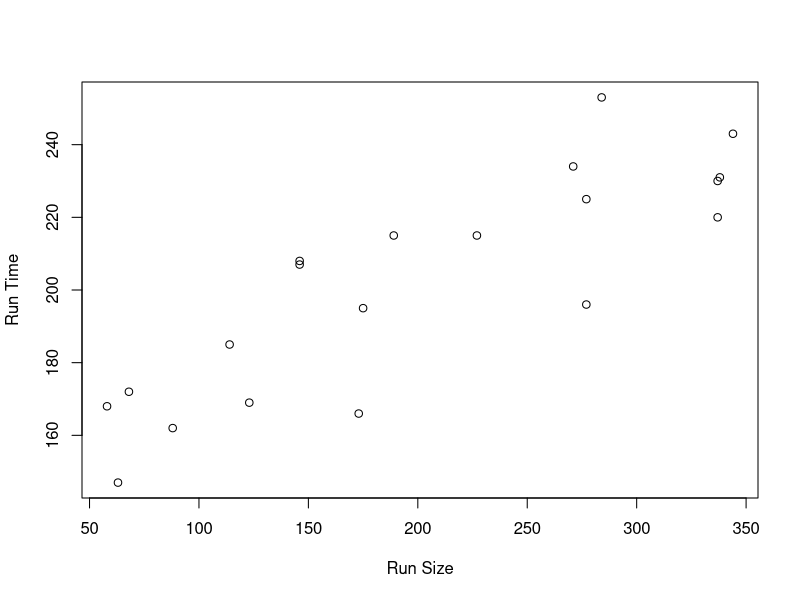
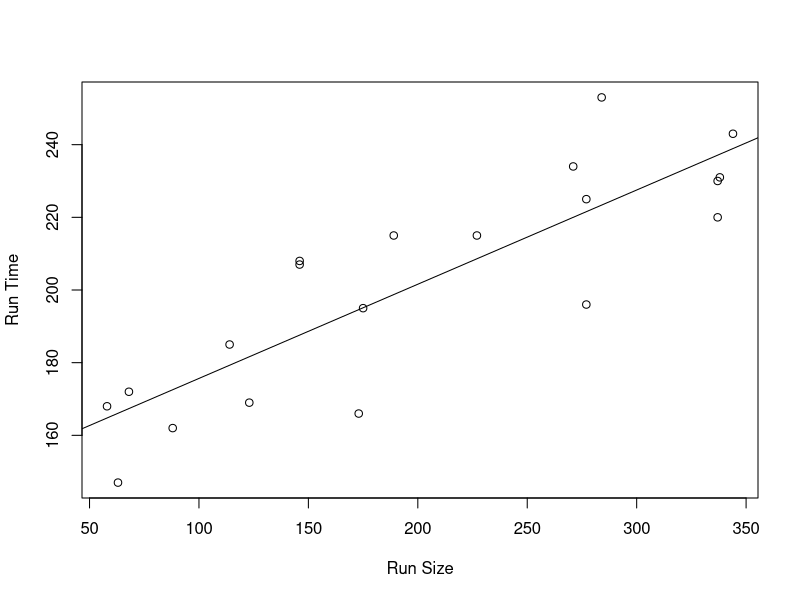
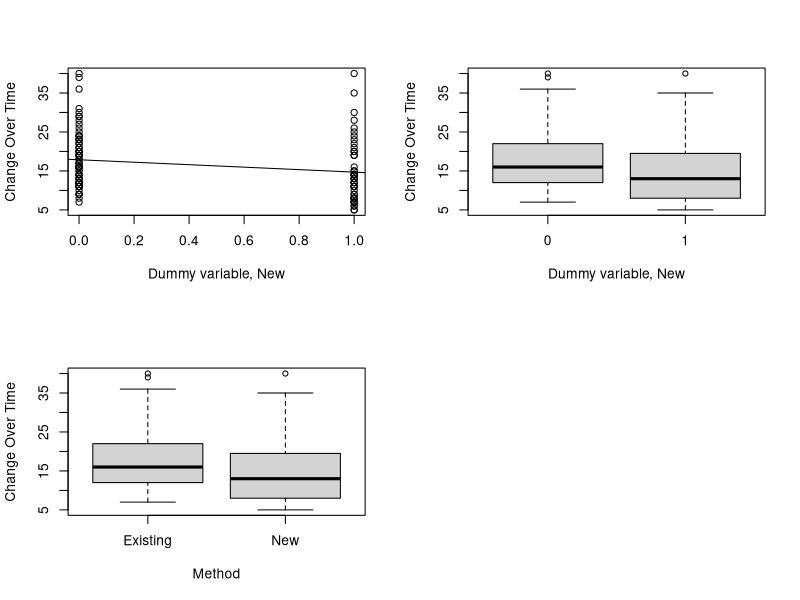
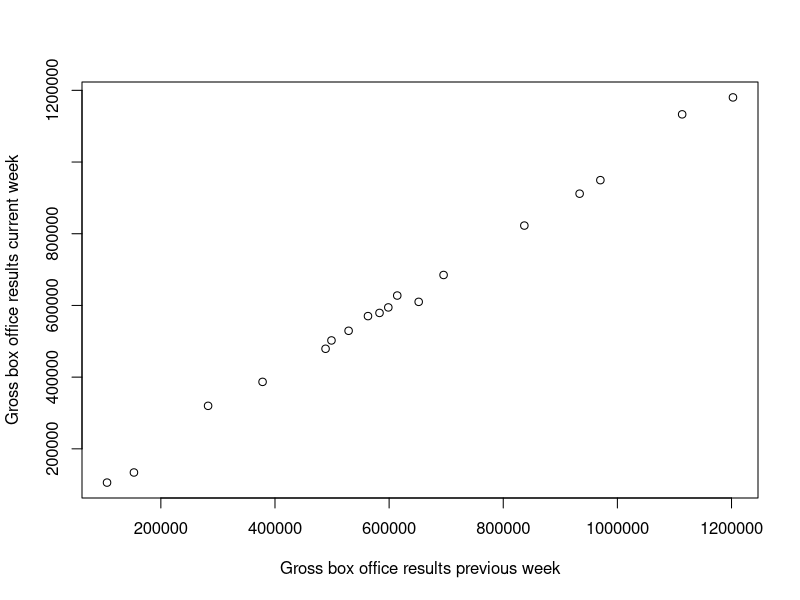
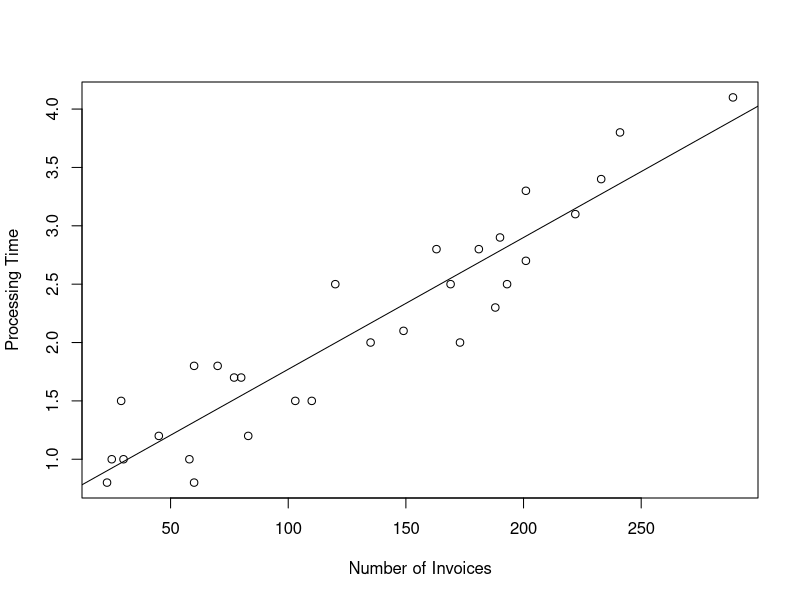
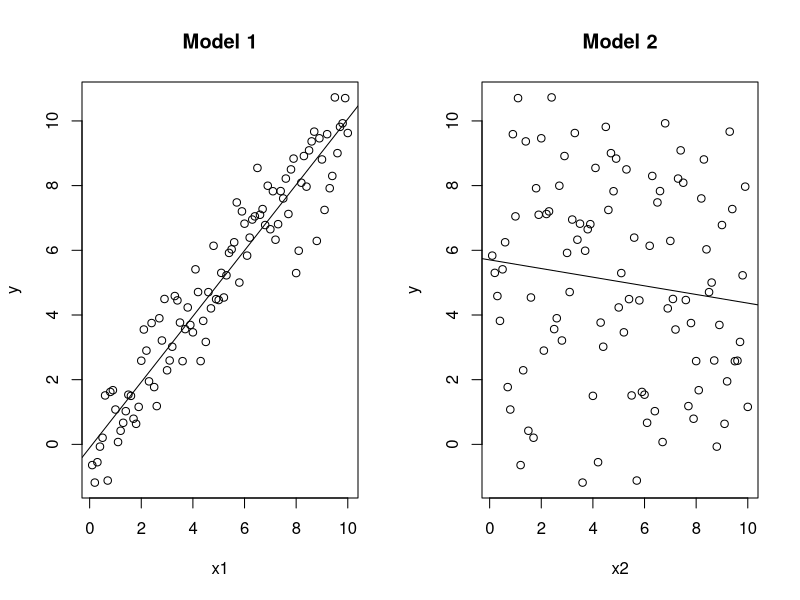

R code for these plots, in order:
#March 17, 2009

production <- read.table("Data/production.txt",header=TRUE)
attach(production)

#Figure 2.1 on page 16
par(mfrow=c(1,1))
plot(production$RunSize,production$RunTime,xlab="Run Size", ylab="Run Time")

#R output on page 19
m1 <- lm(RunTime~RunSize)
summary(m1)

#Figure 2.3 on page 20
plot(production$RunSize,production$RunTime,xlab="Run Size", ylab="Run Time")
abline(lsfit(production$RunSize,production$RunTime))

#t-value on page 23
tval <- qt(1-0.05/2,18)
tval

#95% confidence intervals on page 24
round(confint(m1,level=0.95),3)

#R output on page 27
predict(m1,newdata=data.frame(RunSize=c(50,100,150,200,250,300,350)),interval="confidence",level=0.95)
predict(m1,newdata=data.frame(RunSize=c(50,100,150,200,250,300,350)),interval="prediction",level=0.95)

#R output on page 30
anova(m1)
detach(production)


changeover_times <- read.table("Data/changeover_times.txt",header=TRUE)
attach(changeover_times)

#R output on page 31
m1 <- lm(Changeover~New)
summary(m1)

#Figure 2.5 on page 32
par(mfrow=c(2,2))
plot(New,Changeover,xlab="Dummy variable, New",ylab="Change Over Time")
abline(lsfit(New,Changeover))
boxplot(Changeover~New,xlab="Dummy variable, New",ylab="Change Over Time")
boxplot(Changeover~Method,ylab="Change Over Time",xlab="Method")

#t-value on page 33
tval <- qt(1-0.05/2,118)
tval

detach(changeover_times)

#################EXERCISES

#Exercise 2.8.1

playbill <- read.csv("Data/playbill.csv",header=TRUE)
attach(playbill)

#Figure 2.6 on page 38
par(mfrow=c(1,1))
plot(LastWeek,CurrentWeek,xlab="Gross box office results previous week",
ylab="Gross box office results current week")

detach(playbill)

#Exercise 2.8.3

invoice <- read.table("invoices.txt",header=TRUE)
attach(invoice)

#Figure 2.7 on page 40
par(mfrow=c(1,1))
plot(Invoices,Time,xlab="Number of Invoices",ylab="Processing Time")
abline(lsfit(Invoices,Time))

#Output from R on page 40
m1 <- lm(Time~Invoices)
summary(m1)
mean(Time)
median(Time)
mean(Invoices)
median(Invoices)

detach(invoice)

#Exercise 2.8.5
problem5 <- read.table("Ch2Problem5.txt",header=TRUE)
attach(problem5)

#Figure 2.8 on page 42
par(mfrow=c(1,2))
plot(x1,y,main="Model 1")
abline(lsfit(x1,y))
plot(x2,y,main="Model 2")
abline(lsfit(x2,y))

detach(problem5)


